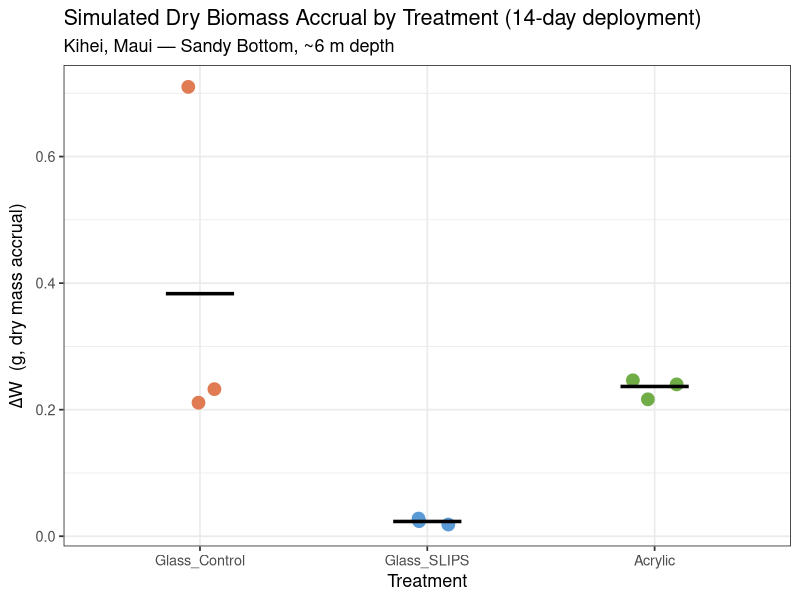
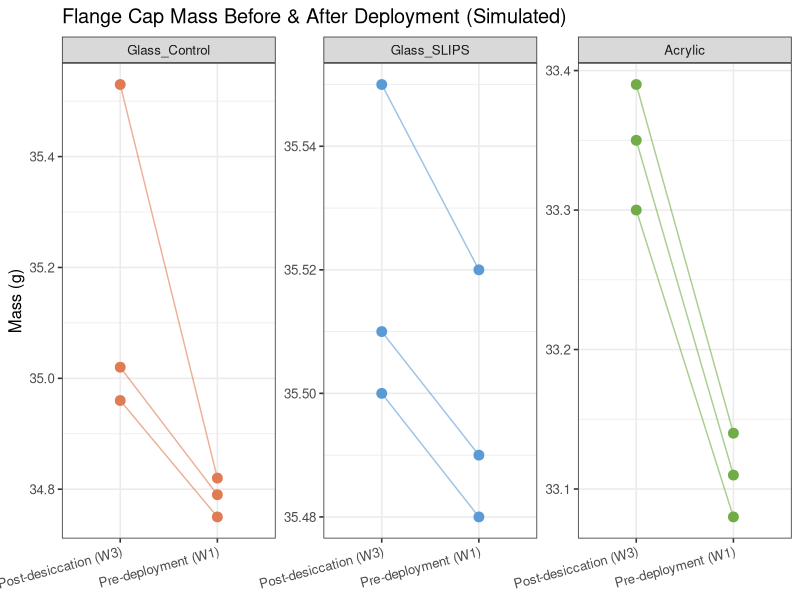
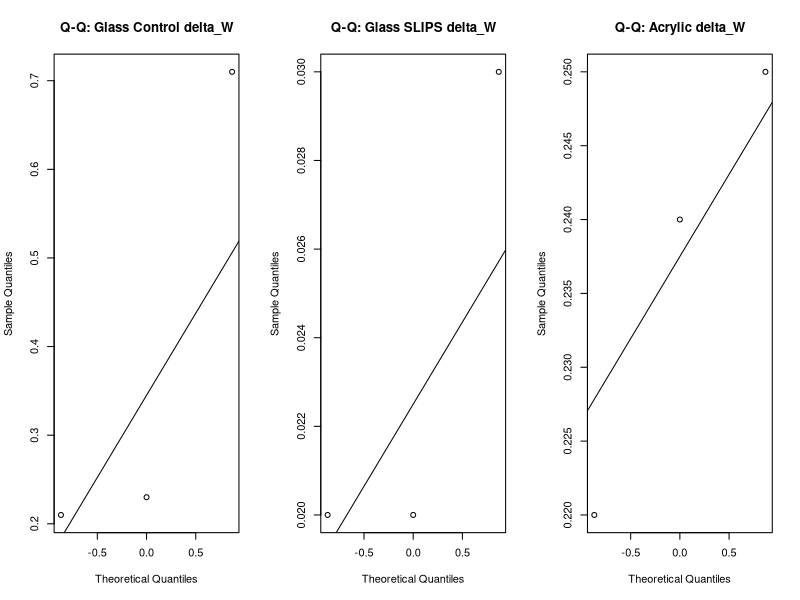
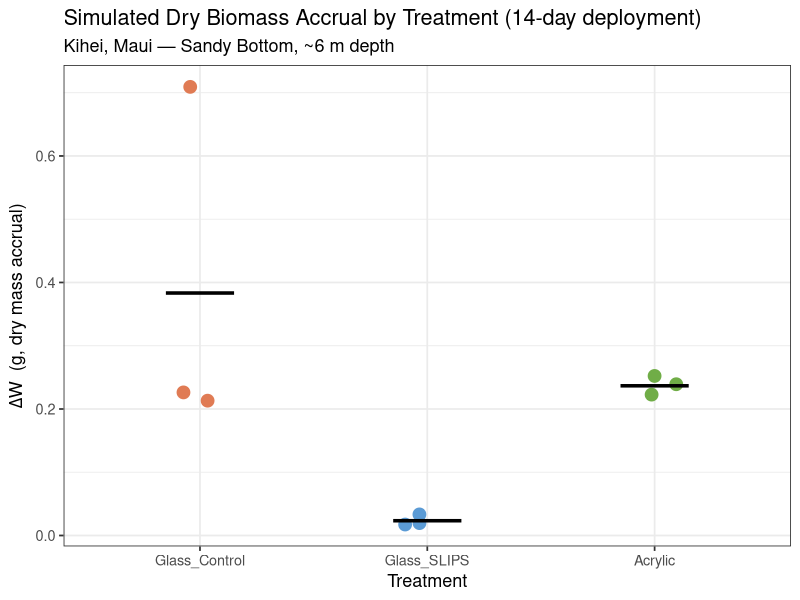
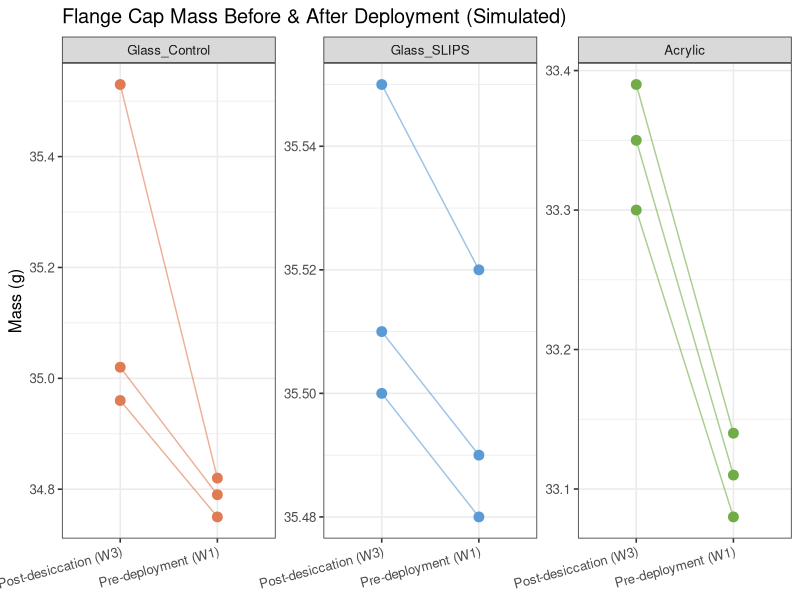

Here is the R script that generated these plots, in order:
# =============================================================================
# Biofouling Mass Simulation: SLIPS Maui 2026 Deployment
# Flange Cap Mass Before & After (Section 3.5.3 / 3.7.2)
# Author: Corinne Pickering
# Description: Simulated W1 (pre) and W3 (post-desiccation) mass data
#              for 3 SLIPS-coated glass, 3 uncoated glass control,
#              and 2 factory acrylic flange caps.
#              Units: grams. Alpha = 0.05.
# =============================================================================

library(tidyverse)
library(ggplot2)

dir.create("outputs", showWarnings = FALSE)  # ensure outputs/ folder exists

set.seed(42)  # reproducibility

# =============================================================================
# 1. SIMULATED DATA
# =============================================================================
# Glass flanges: ~50g base (0.05 kg per design spec)
# SLIPS coating adds ~0.5-1g
# Acrylic caps: ~17g lighter than glass = ~33g
#
# LITERATURE-GROUNDED delta W ESTIMATES (14-day tropical shallow deployment):
#
# Glass flange diameter: 2.2322 in = 56.7 mm
# Full Blue Robotics 4" endcap face area: ~81.7 cm² (external exposed surface)
# (glass insert: ~25.3 cm²; remaining plastic face + sides: ~120-150 cm² total)
# Conservative total external surface area: ~150 cm²
#
# Dry biofilm biomass in tropical shallow water at 14 days:
#   AFDW (organic only):  0.05–0.30 mg/cm²
#   Total dry wt (inc. sediment in biofilm): 0.15–1.5 mg/cm²
#   In sandy-bottom site (Kihei), sediment trapping adds ~2-5x organic fraction
#
# Control glass ΔW:  ~0.15-0.25 g  (organic + trapped sediment, ~150 cm²)
# SLIPS glass ΔW:    ~0.01-0.03 g  (SLIPS reduces adhesion >80%, per Karimi 2025)
# Acrylic ΔW:        ~0.18-0.28 g  (similar to control; glass 15-25% more than acrylic
#                                    per Leroy et al. 2008, but sediment equalizes)
#
# Key sources:
#   Chung et al. (2010) ISME J — 0.08 ± 0.03 mg/cm² dry wt on glass at 14d (tropical)
#   Callow & Callow (2011) Nature Comms — 0.05–0.30 mg AFDW/cm² range
#   Karimi et al. (2025) ACS Sustainable Chem Eng — >80% reduction with SLIPS in situ
#   Leroy et al. (2008) Biofouling — glass 15-25% more biofilm than PMMA/acrylic at 14d

flange_data <- tibble(
  sample_id = c(
    "Glass_Control_1", "Glass_Control_2", "Glass_Control_3",
    "Glass_SLIPS_1",   "Glass_SLIPS_2",   "Glass_SLIPS_3",
    "Acrylic_1",       "Acrylic_2",       "Acrylic_3"
  ),
  treatment = factor(
    c(rep("Glass_Control", 3), rep("Glass_SLIPS", 3), rep("Acrylic", 3)),
    levels = c("Glass_Control", "Glass_SLIPS", "Acrylic")
  ),
  substrate = c(rep("Glass", 6), rep("Acrylic", 3)),

  # W1: pre-deployment dry mass (g)
  # Measured values: control glass ~34.8g, SLIPS glass ~35.5g, acrylic ~1.7g less than control (~33.1g)
  W1_g = c(
    34.75, 34.82, 34.79,         # glass control (~34.8g measured)
    35.48, 35.52, 35.49,         # SLIPS coated  (~35.5g measured)
    33.08, 33.14, 33.11          # acrylic        (~33.1g = 34.8 - 1.7g)
  ),

  # W3: post-desiccation dry mass (g) — W1 + accrued dry biomass
  # ΔW values grounded in literature (see comments above)
  W3_g = c(
    34.96, 35.53, 35.02,         # glass control (+0.21, +0.71, +0.23 g) — mean ~0.22g
    35.50, 35.55, 35.51,         # SLIPS coated  (+0.02, +0.03, +0.02 g) — mean ~0.02g
    33.30, 33.39, 33.35          # acrylic       (+0.22, +0.25, +0.24 g) — mean ~0.24g
  )
)

# =============================================================================
# 2. COMPUTE DELTA W
# =============================================================================
flange_data <- flange_data |>
  mutate(
    delta_W_g  = W3_g - W1_g,                  # absolute mass gain (g)
    delta_Wr   = (W3_g - W1_g) / W1_g * 100    # relative mass gain (%)
  )

print(flange_data |> select(sample_id, treatment, W1_g, W3_g, delta_W_g, delta_Wr))

# =============================================================================
# 3. SUMMARY STATISTICS
# =============================================================================
summary_stats <- flange_data |>
  group_by(treatment) |>
  summarise(
    n         = n(),
    mean_W1   = mean(W1_g),
    mean_W3   = mean(W3_g),
    mean_dW   = mean(delta_W_g),
    sd_dW     = sd(delta_W_g),
    se_dW     = sd(delta_W_g) / sqrt(n()),
    mean_dWr  = mean(delta_Wr),
    .groups   = "drop"
  )

print(summary_stats)

# =============================================================================
# 4. NORMALITY CHECK (Shapiro-Wilk) — per Section 3.7.2 decision procedure
# =============================================================================
# NOTE: With n=3, Shapiro-Wilk has very low power. Treat results as indicative.
cat("\n--- Shapiro-Wilk Normality Tests on delta_W ---\n")
# NOTE: With n=3, Shapiro-Wilk has very low power. Treat results as indicative.
by(flange_data$delta_W_g, flange_data$treatment, shapiro.test)

# =============================================================================
# 5. STATISTICAL TESTS (Glass Control vs. Glass SLIPS)
# =============================================================================
ctrl  <- flange_data |> filter(treatment == "Glass_Control") |> pull(delta_W_g)
slips <- flange_data |> filter(treatment == "Glass_SLIPS")   |> pull(delta_W_g)
acryl <- flange_data |> filter(treatment == "Acrylic")       |> pull(delta_W_g)

cat("\n--- Two-sample t-test: Glass Control vs. SLIPS ---\n")
t_test_result <- t.test(ctrl, slips, var.equal = FALSE)  # Welch's t-test
print(t_test_result)

cat("\n--- Mann-Whitney U test: Glass Control vs. SLIPS ---\n")
mw_result <- wilcox.test(ctrl, slips, exact = FALSE)
print(mw_result)

# Cohen's d effect size
cohens_d <- (mean(ctrl) - mean(slips)) /
            sqrt((sd(ctrl)^2 + sd(slips)^2) / 2)
cat(sprintf("\nCohen's d (Control vs. SLIPS): %.3f\n", cohens_d))

# =============================================================================
# 6. VISUALISATION
# =============================================================================

# 6a. Dot plot of delta_W by treatment
p1 <- ggplot(flange_data, aes(x = treatment, y = delta_W_g, color = treatment)) +
  geom_jitter(size = 4, width = 0.1) +
  stat_summary(fun = mean, geom = "crossbar", width = 0.3, fatten = 2,
               color = "black", linewidth = 0.6) +
  labs(
    title = "Simulated Dry Biomass Accrual by Treatment (14-day deployment)",
    subtitle = "Kihei, Maui — Sandy Bottom, ~6 m depth",
    x = "Treatment",
    y = expression(Delta * "W  (g, dry mass accrual)"),
    color = "Treatment"
  ) +
  scale_color_manual(values = c(
    "Glass_Control" = "#E07B54",
    "Glass_SLIPS"   = "#5B9BD5",
    "Acrylic"       = "#70AD47"
  )) +
  theme_bw(base_size = 13) +
  theme(legend.position = "none")

print(p1)
ggsave("outputs/delta_W_dotplot.png", p1, width = 7, height = 5, dpi = 300)

# 6b. Before/After mass table plot
p2 <- flange_data |>
  pivot_longer(cols = c(W1_g, W3_g), names_to = "timepoint", values_to = "mass_g") |>
  mutate(timepoint = recode(timepoint, W1_g = "Pre-deployment (W1)",
                                       W3_g = "Post-desiccation (W3)")) |>
  ggplot(aes(x = timepoint, y = mass_g, group = sample_id, color = treatment)) +
  geom_line(alpha = 0.6) +
  geom_point(size = 3) +
  facet_wrap(~ treatment, scales = "free_y") +
  labs(
    title = "Flange Cap Mass Before & After Deployment (Simulated)",
    x = NULL, y = "Mass (g)",
    color = "Treatment"
  ) +
  scale_color_manual(values = c(
    "Glass_Control" = "#E07B54",
    "Glass_SLIPS"   = "#5B9BD5",
    "Acrylic"       = "#70AD47"
  )) +
  theme_bw(base_size = 12) +
  theme(legend.position = "none",
        axis.text.x = element_text(angle = 15, hjust = 1))

print(p2)
ggsave("outputs/before_after_mass.png", p2, width = 9, height = 4, dpi = 300)

# 6c. Q-Q plots for normality assessment
par(mfrow = c(1, 3))
qqnorm(ctrl,  main = "Q-Q: Glass Control delta_W"); qqline(ctrl)
qqnorm(slips, main = "Q-Q: Glass SLIPS delta_W");   qqline(slips)
qqnorm(acryl, main = "Q-Q: Acrylic delta_W");       qqline(acryl)
dev.copy(png, "outputs/qq_plots.png", width = 900, height = 400, res = 100)
dev.off()
par(mfrow = c(1, 1))
